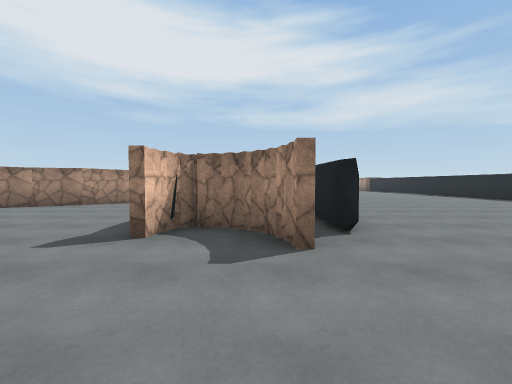
[1] (above)

24 first-person views from a walk through a Unity game level. The camera is 1.3 m above the floor, tilts 2° down and sees 90° across. The floor is counted in squares, 2 m on a side. Each view is taken from the middle of a square. On the plan, view 1 faces up. The plan holds only what a view shows up to about 9 squares ahead; the rest is blank. The place goes on beyond the plan. Some surface patterns are stand-ins.

[2]
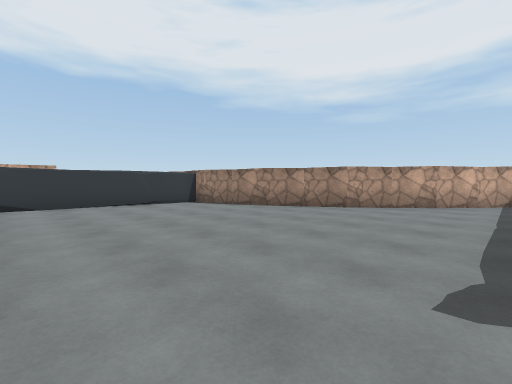

[3]
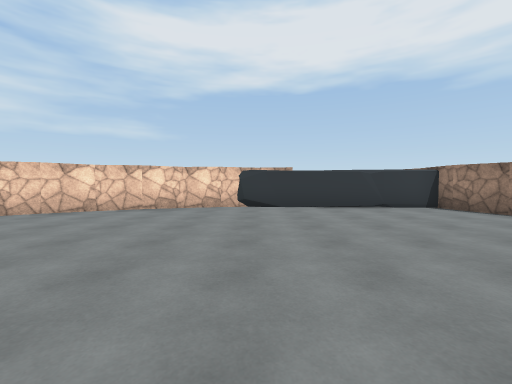

[4]
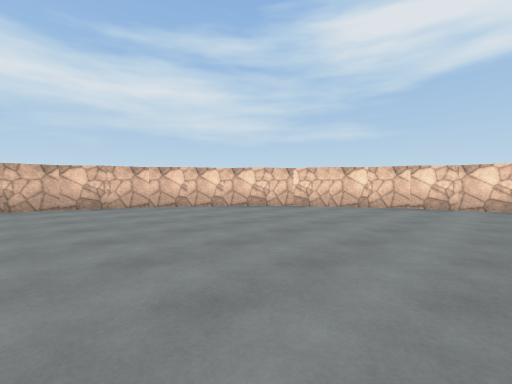

[5]
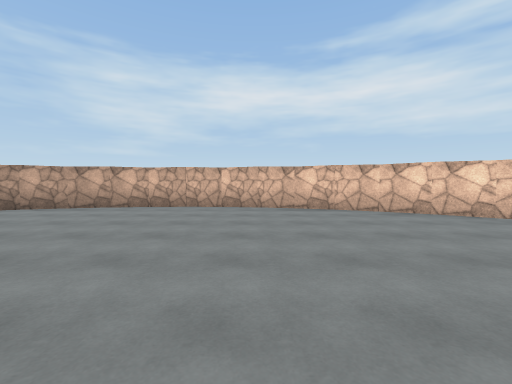

[6]
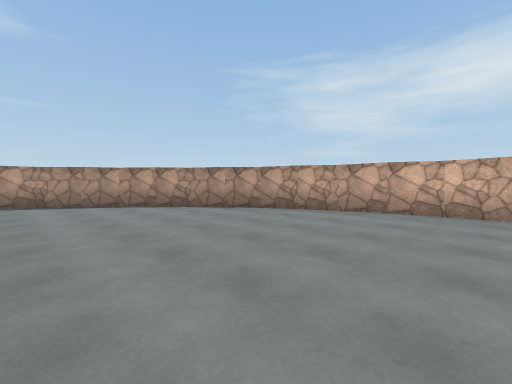

[7]
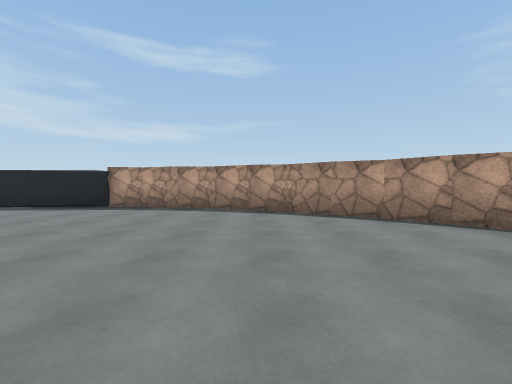

[8]
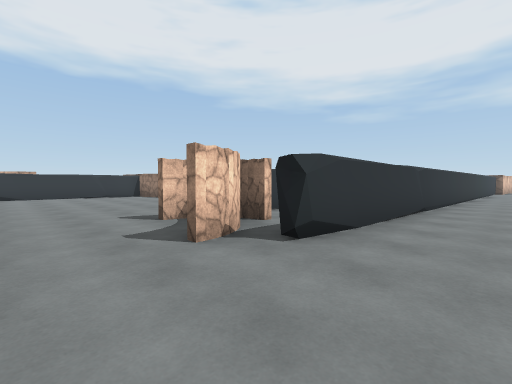

[9]
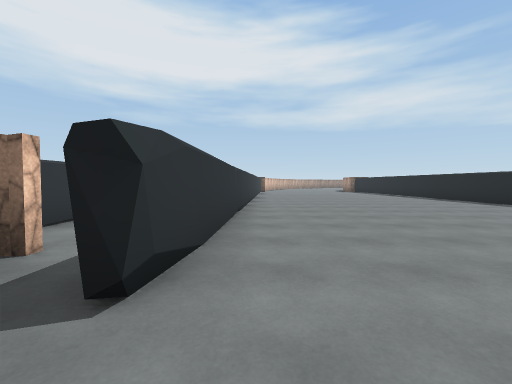

[10]
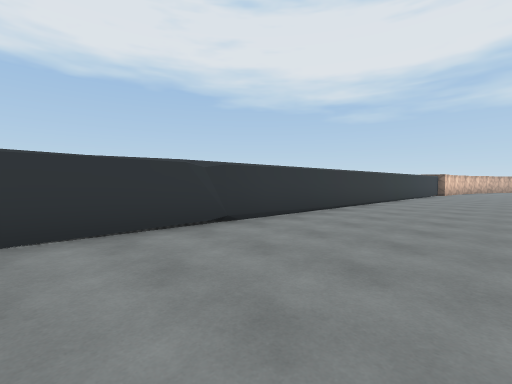

[11]
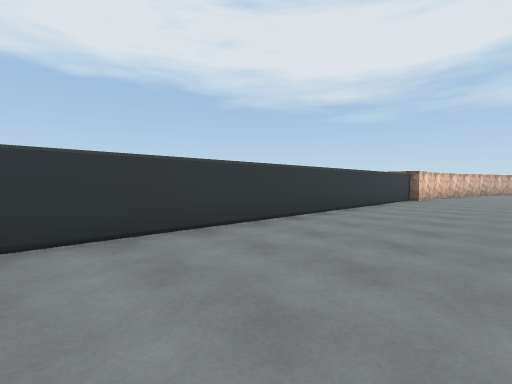

[12]
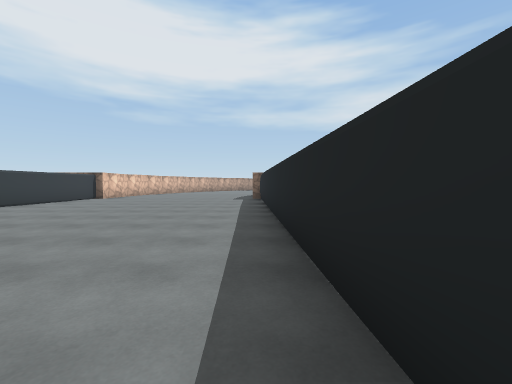

[13]
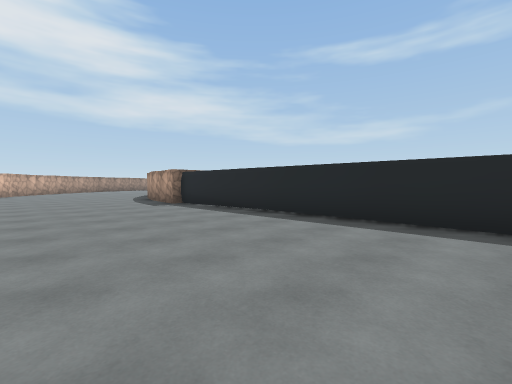

[14]
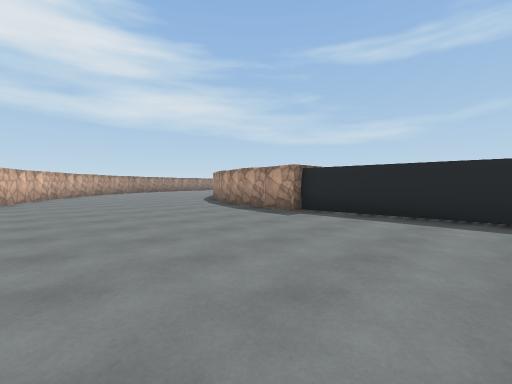

[15]
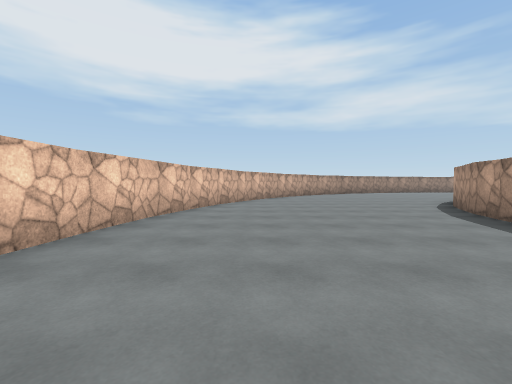

[16]
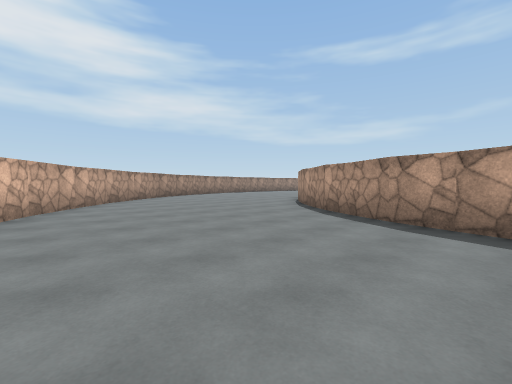

[17]
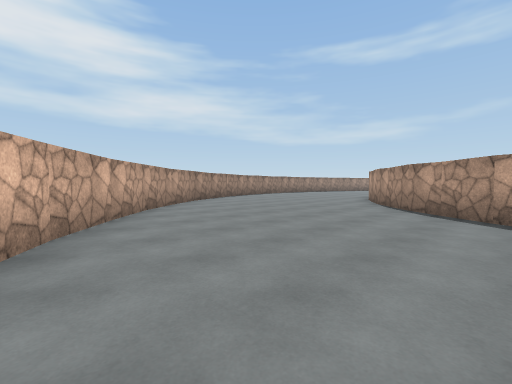

[18]
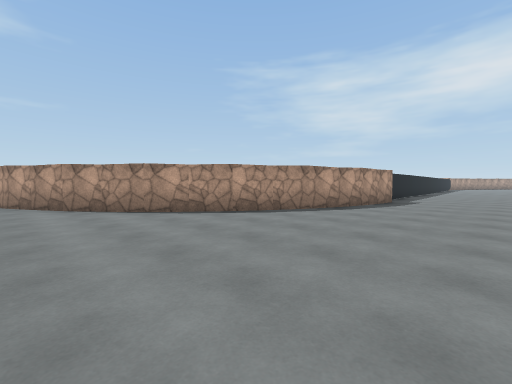

[19]
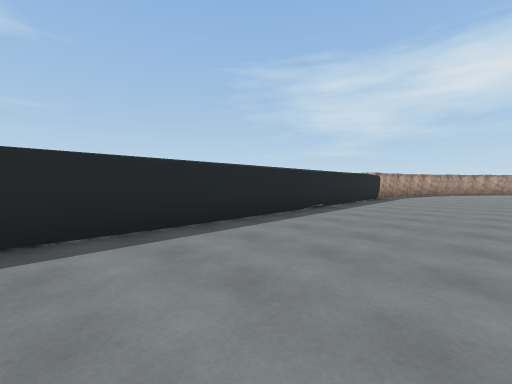

[20]
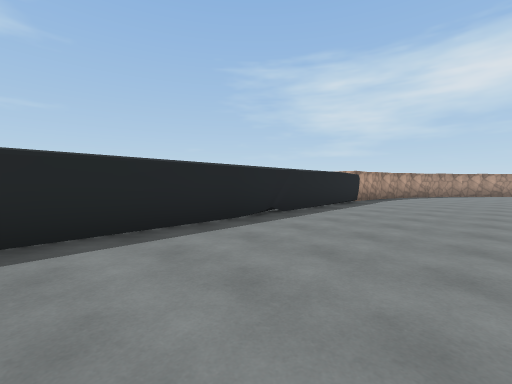

[21]
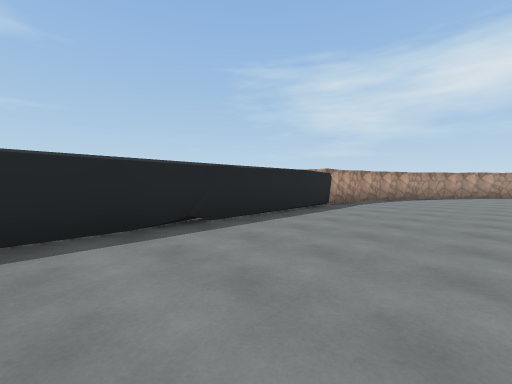

[22]
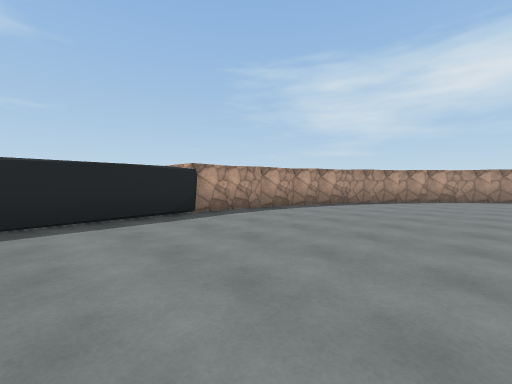

[23]
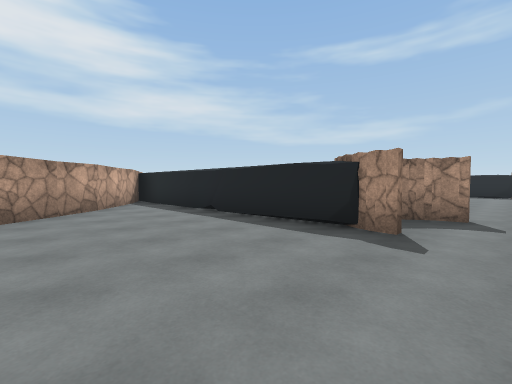

[24]
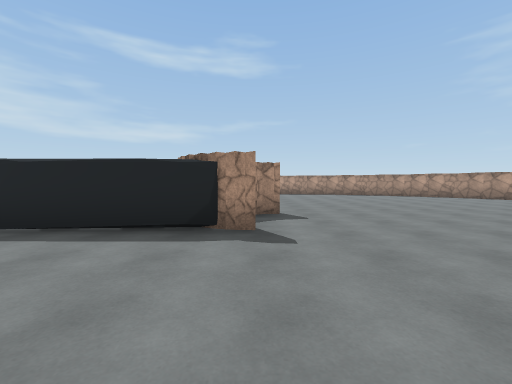

### Floor plan
Points are (right, up) in squares from view 1. A wall is a line through its corners. A room is listed if a view was taken in it or the views show most of it. See-through windows are left out.
Room 1 (views 1, 2, 3, 4, 5, 6, 7, 8, 9, 10, 11, 12, 13, 14, 15, 16, 17, 18, 19, 20, 21, 22, 23, 24)
walls: (-1.1, 6.4) (-1.1, 5.6); (-1.4, 6.6) (-1.5, 7.3); (1.4, 3.4) (1.1, 3.3); (1, 3.3) (1.1, 4.7); (-1.9, 10.7) (-3.4, 8.9); (-1.6, 11.3) (-1.9, 10.8); (-1.5, 4.3) (-1.4, 11.2); (-3.3, 8.9) (-5.1, 7.5); (9.6, 6.1) (9.7, 6.9); (9.7, 6.2) (9.6, 7.1); (-5, 7.6) (-7.1, 6.4); (9.8, 2) (9.2, 20.6); (9.9, 1.9) (9.7, 2.6); (-7, 6.4) (-9.3, 5.8); (9.2, -1.9) (9.8, 0.1) (9.9, 2.1); (2.3, 20.1) (1.4, 3.4) (1.1, 3.3) (1, 3.9); (-9.2, 5.8) (-9.7, 5.8) (-9.9, 0.5); (8.3, -3.6) (9.2, -1.8); (6.9, -5.1) (8.3, -3.5); (8.9, 20.6) (9, 22.6); (2.5, 22.3) (2.4, 21.3); (5.5, -6.4) (7.1, -5); (-10, 0.6) (-9.9, 0); (-9.9, 0.1) (-9.4, -1.9); (3.7, -7.3) (5.6, -6.3); (9, 22.5) (9.6, 24.5); (-9.4, -1.8) (-8.4, -3.6); (1.8, -7.8) (3.8, -7.3); (3, 23.9) (2.8, 22.2); (-8.5, -3.5) (-7.2, -5.2); (-0.1, -8) (2, -7.9); (-7.2, -5.1) (-5.6, -6.4); (-2.1, -7.8) (0, -8.1); (-5.8, -6.3) (-3.9, -7.3); (-4, -7.3) (-2, -7.8); (9.5, 24.4) (10.6, 26.2); (3.8, 26.9) (2.9, 23.7); (10.5, 26.1) (11.8, 27.8); (11.8, 27.7) (13.3, 29); (5.5, 29.8) (3.8, 26.8); (6, 30.5) (5.4, 29.6); (13.3, 28.9) (15.1, 30)
objects: other object (-1, 3) to (-1, 4); other object (0, 3) to (0, 4)

Where each view was taken, in squares from view 1:
view 1: 0 up, 0 right, facing up
view 2: 1 up, 2 left, facing up-left
view 3: 1 up, 3 left, facing left
view 4: 0 up, 2 left, facing down-left
view 5: 1 down, 2 left, facing down
view 6: 2 down, 0 right, facing down-right
view 7: 2 down, 3 right, facing right
view 8: 1 up, 3 right, facing up-left
view 9: 2 up, 2 right, facing up
view 10: 5 up, 5 right, facing up-left
view 11: 10 up, 5 right, facing up-left
view 12: 10 up, 9 right, facing up
view 13: 13 up, 5 right, facing up-right
view 14: 17 up, 4 right, facing up-right
view 15: 19 up, 5 right, facing up
view 16: 23 up, 5 right, facing up-right
view 17: 26 up, 5 right, facing up-right
view 18: 30 up, 6 right, facing down-right
view 19: 13 up, 6 right, facing down-right
view 20: 11 up, 6 right, facing down-right
view 21: 9 up, 6 right, facing down-right
view 22: 5 up, 5 right, facing down-right
view 23: 2 up, 5 left, facing up-right
view 24: 3 up, 5 left, facing right
